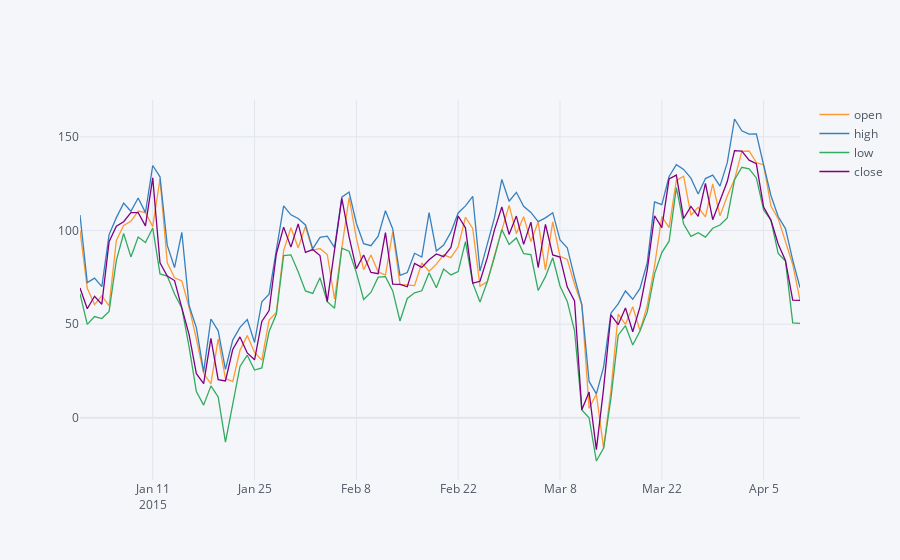

This figure's notebook cell:
### Markdown cell above
## cufflinks 를 통한 plotly 쉽게 사용하기

### Code cell
# pandas의 plot을 iplot으로 바꾸면 plotly로 시각화 합니다.
df[["open", "high", "low", "close"]].iplot()
